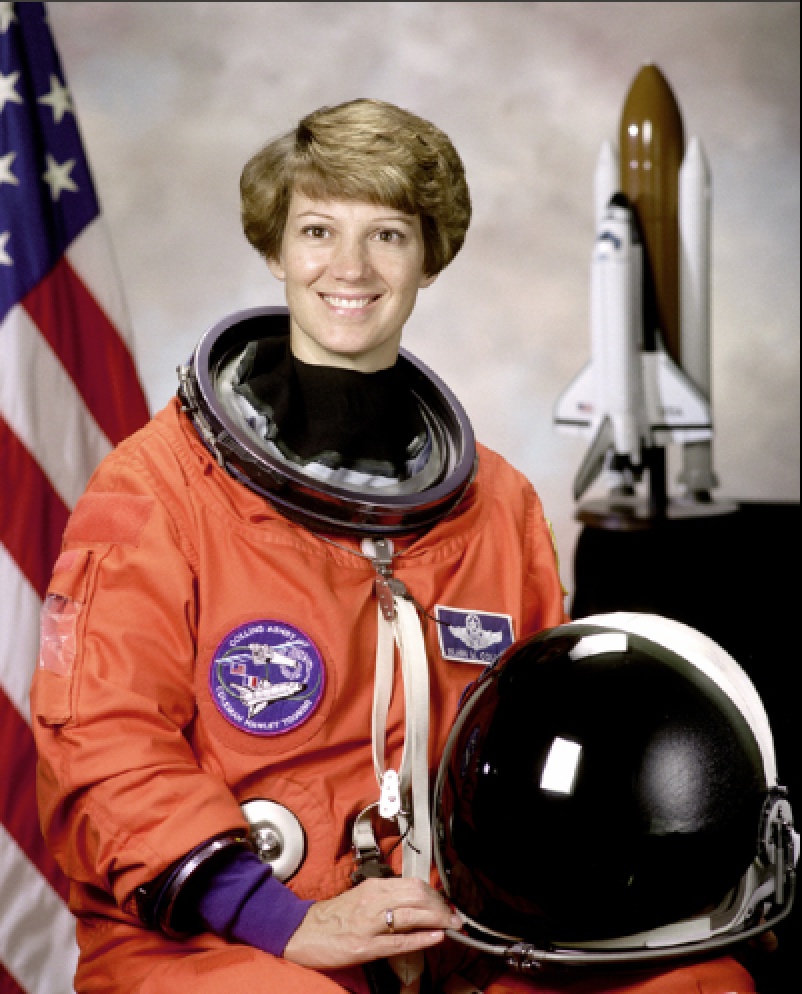
#> input picture tests/test_image.png, 802 x 994 px
$ python -i SkinDetector.py   (imports and definitions only)
#> lines starting #> are read from the running program, lines starting #| are printed output that depends on the picture; after the words box and inside, x2 and y2 are one past the last pixel; in counts of white or black regions, pixels touching at a corner belong together
#!/usr/bin/env python
# -*- coding: utf-8 -*-
__author__ = 'Will Brennan'

# Built-in Modules
import logging
import time

import cv2
import numpy

import scripts

logger = logging.getLogger('main')


class SkinDetector(object):
    def __init__(self, thresh=0.5, debug=False):
        self.debug = debug
        self.thresh = thresh
        self.mask = None
        logger.debug('SkinDetector initialised')

    @staticmethod
    def assert_image(img, grey=False):
        logger.debug('Applying assertions...')
        depth = 3
        if grey:
            depth = 2
        assert isinstance(img, numpy.ndarray), 'image must be a numpy array'
        assert len(img.shape) == depth, 'skin detection can only work on color images'
        assert img.size > 100, 'seriously... you thought this would work?'

    def get_mask_hsv(self, img):
        logger.debug('Applying hsv threshold')
        self.assert_image(img)
        lower_thresh = numpy.array([0, 50, 0], dtype=numpy.uint8)
        upper_thresh = numpy.array([120, 150, 255], dtype=numpy.uint8)
        img_hsv = cv2.cvtColor(img, cv2.COLOR_RGB2HSV)
#> img_hsv: shape (994, 802, 3); mean H, S, V 39.2, 88.9, 138.3
        msk_hsv = cv2.inRange(img_hsv, lower_thresh, upper_thresh)
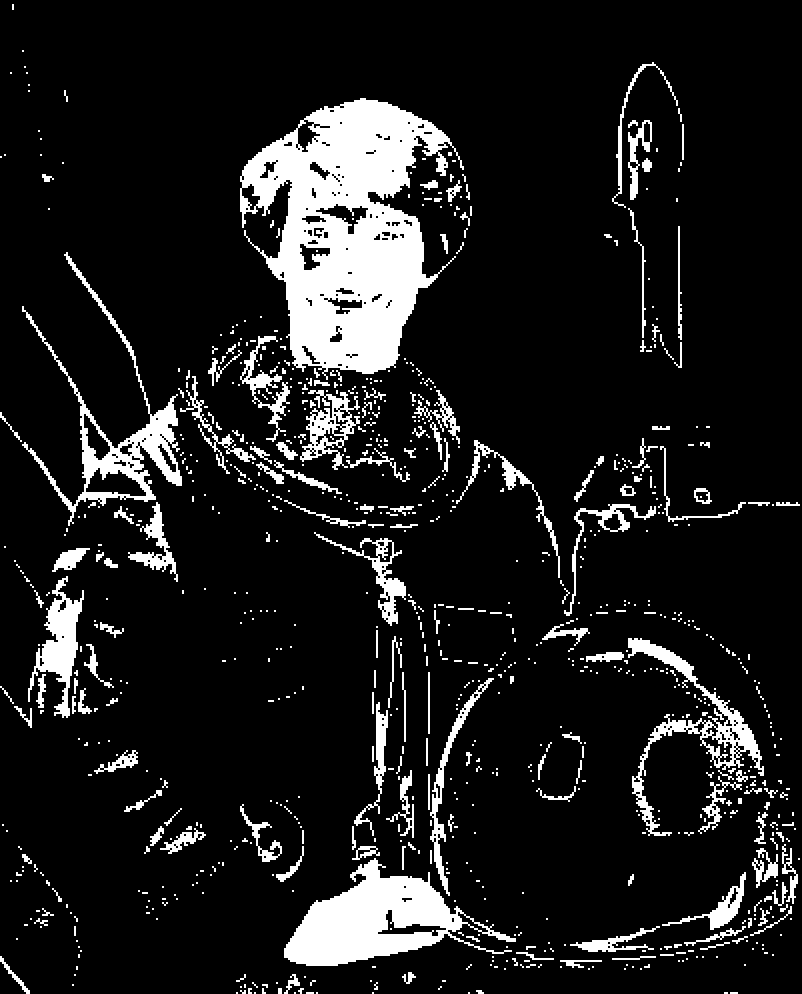
#> msk_hsv: shape (994, 802); 11.6% white; 876 white regions (646 under 20 px), largest, box (x1, y1, x2, y2) and area: (240, 98, 464, 380) 33072, (284, 858, 516, 966) 10968, (22, 252, 182, 526) 5888
        if self.debug:
            scripts.display('input', img)
            scripts.display('mask_hsv', msk_hsv)
        self.add_mask(msk_hsv)
#> in add_mask, `img[img >= 128] = 1`:
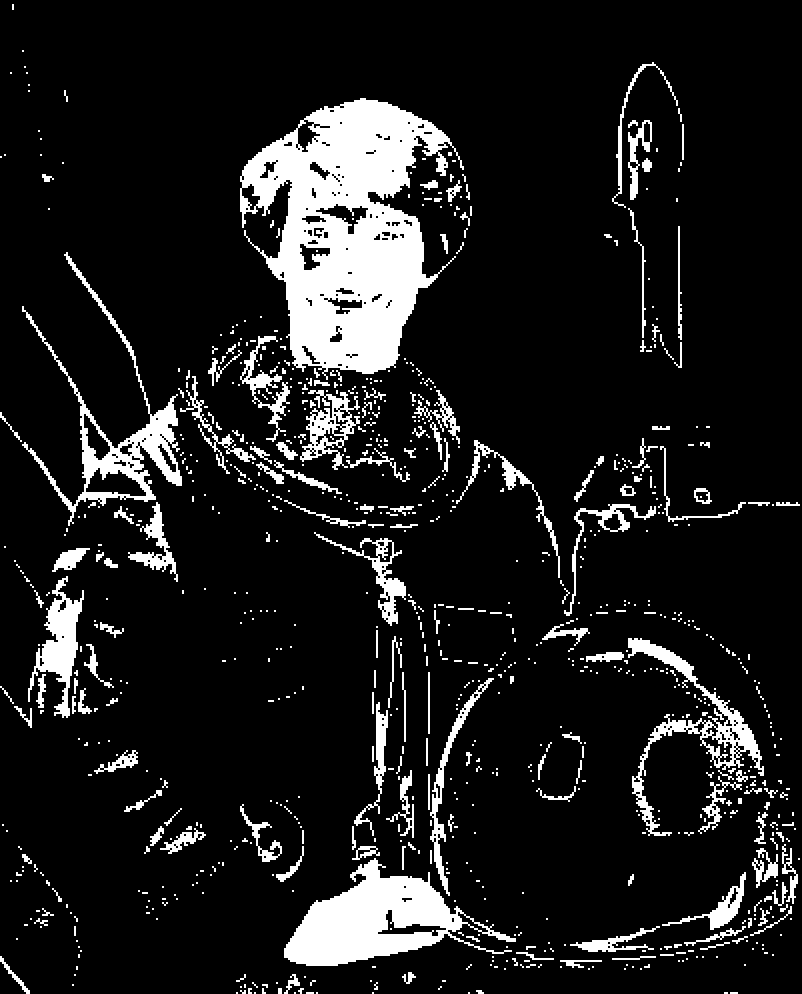
#> img: shape (994, 802); values 0 (black) and 1 (white), 11.6% white; 876 white regions (646 under 20 px), largest, box (x1, y1, x2, y2) and area: (240, 98, 464, 380) 33072, (284, 858, 516, 966) 10968, (22, 252, 182, 526) 5888

    def get_mask_rgb(self, img):
        logger.debug('Applying rgb thresholds')
        lower_thresh = numpy.array([45, 52, 108], dtype=numpy.uint8)
        upper_thresh = numpy.array([255, 255, 255], dtype=numpy.uint8)
        mask_a = cv2.inRange(img, lower_thresh, upper_thresh)
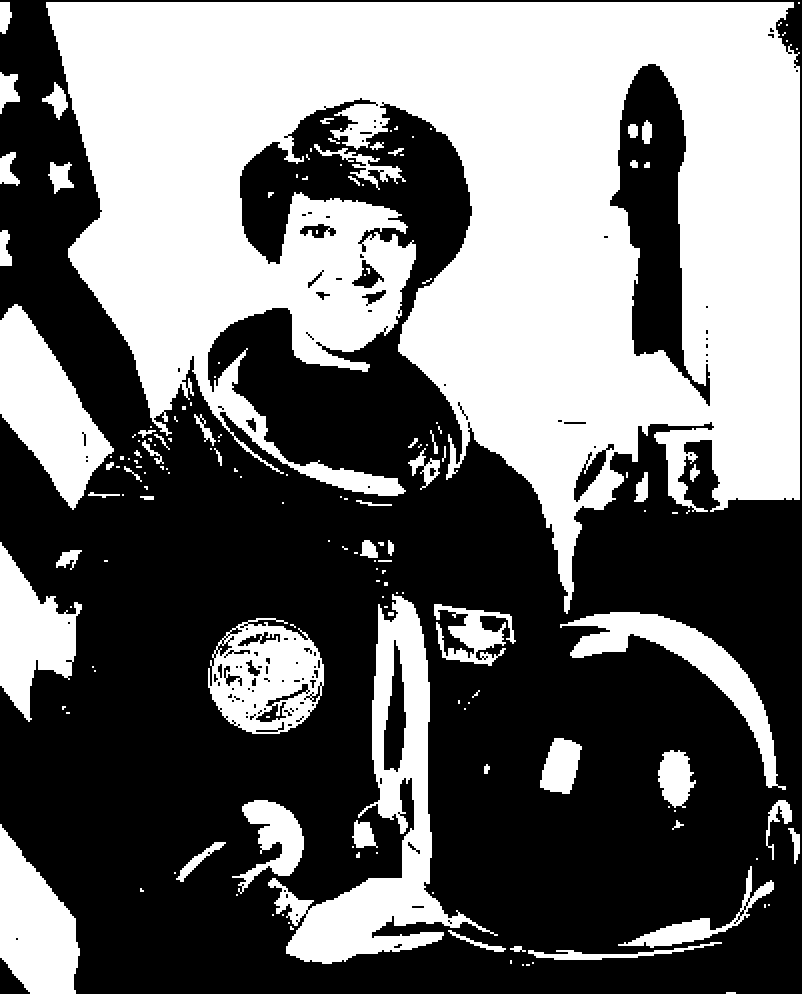
#> mask_a: shape (994, 802); 43.4% white; 167 white regions (102 under 20 px), largest, box (x1, y1, x2, y2) and area: (46, 2, 800, 614) 261720, (268, 594, 498, 964) 20144, (0, 304, 114, 510) 11408
        mask_b = 255 * ((img[:, :, 2] - img[:, :, 1]) / 20)
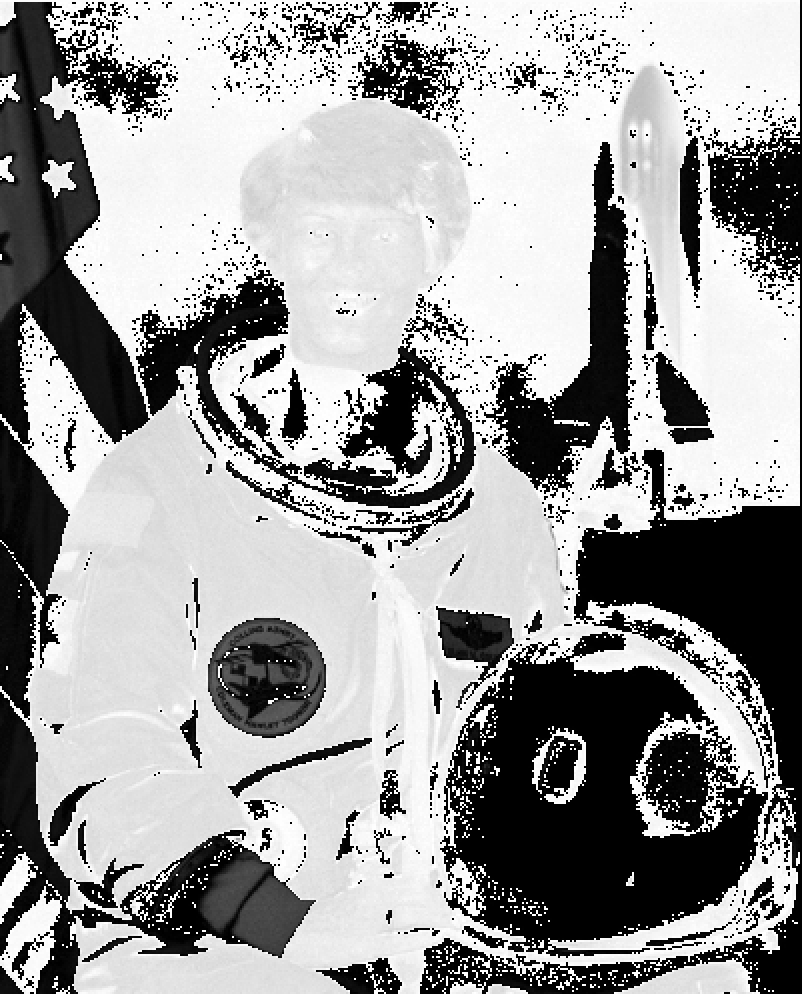
#> mask_b: shape (994, 802) float64; min 0, max 3251.2, mean 1999.8; drawn with min black and max white
        logger.debug('mask_b unique: {0}'.format(numpy.unique(mask_b)))
        mask_c = 255 * ((numpy.max(img, axis=2) - numpy.min(img, axis=2)) / 20)
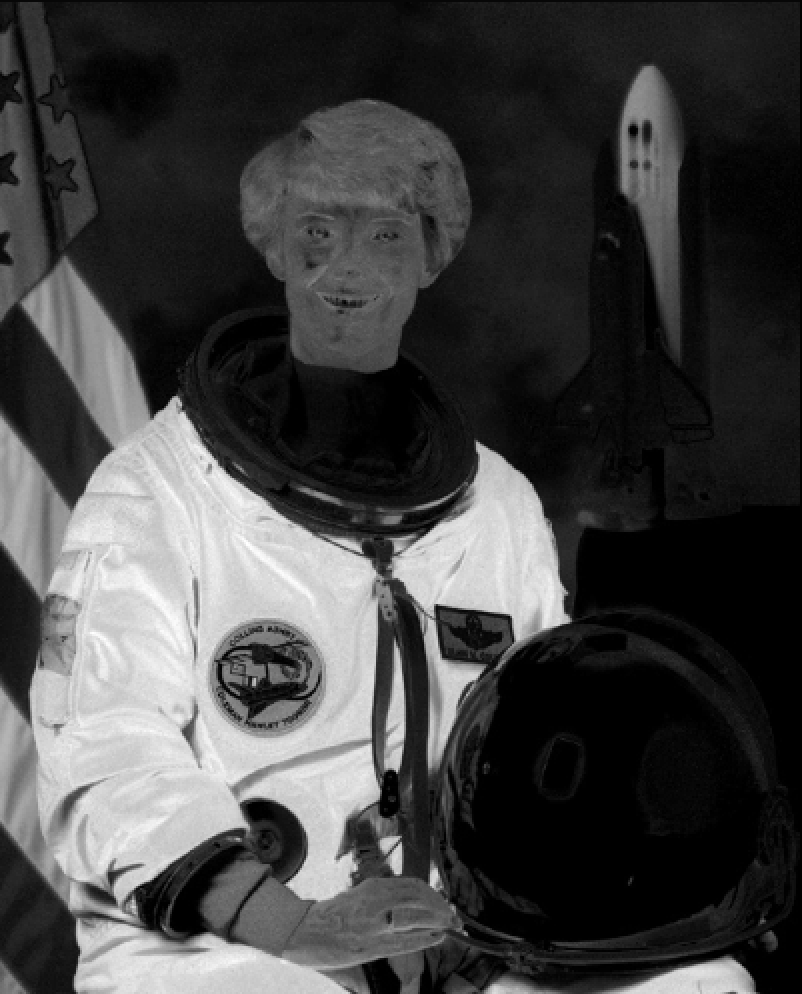
#> mask_c: shape (994, 802) float64; min 0, max 2193, mean 575.4; drawn with min black and max white
        logger.debug('mask_d unique: {0}'.format(numpy.unique(mask_c)))
#> (the run stopped early here; a loop or call above may not have finished)
